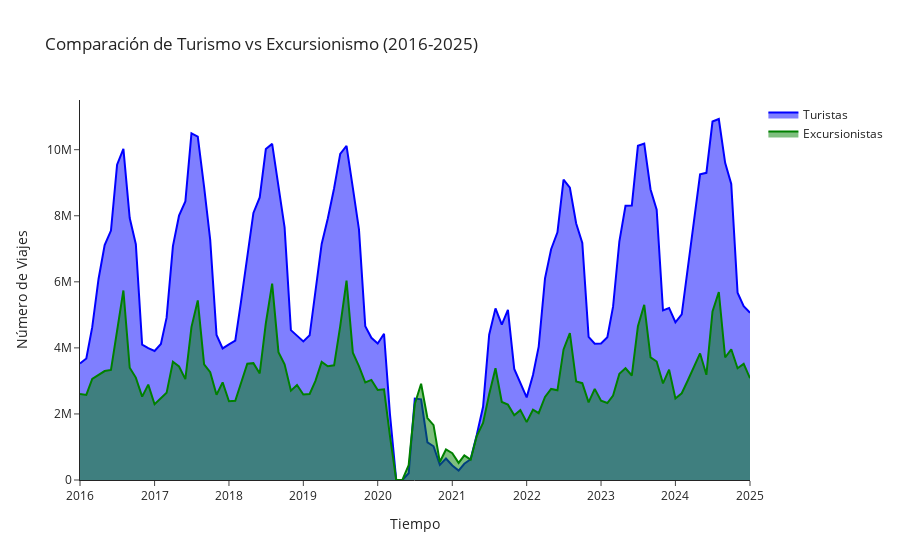

Notebook code cell kept with this figure:
### Markdown cell above
Comparacion del turismo vs excursionismo (2016-2025)

### Code cell
# Convertir el índice de tipo Period a cadenas (strings)
tipologia_2.index = tipologia_2.index.astype(str)

# Crear la figura en Plotly
import plotly.graph_objects as go

fig = go.Figure()

# Agregar líneas con sombreado
fig.add_trace(go.Scatter(
    x=tipologia_2.index,
    y=tipologia_2["Datos Turista"],
    mode="lines",
    name="Turistas",
    fill="tozeroy",  # Sombreado hasta el eje X
    line=dict(color="blue")
))
fig.add_trace(go.Scatter(
    x=tipologia_2.index,
    y=tipologia_2["Datos Excursionista"],
    mode="lines",
    name="Excursionistas",
    fill="tozeroy",
    line=dict(color="green")
))

# Título y diseño
fig.update_layout(
    title="Comparación de Turismo vs Excursionismo (2016-2025)",
    xaxis_title="Tiempo",
    yaxis_title="Número de Viajes",
    template="simple_white"
)

fig.show()
